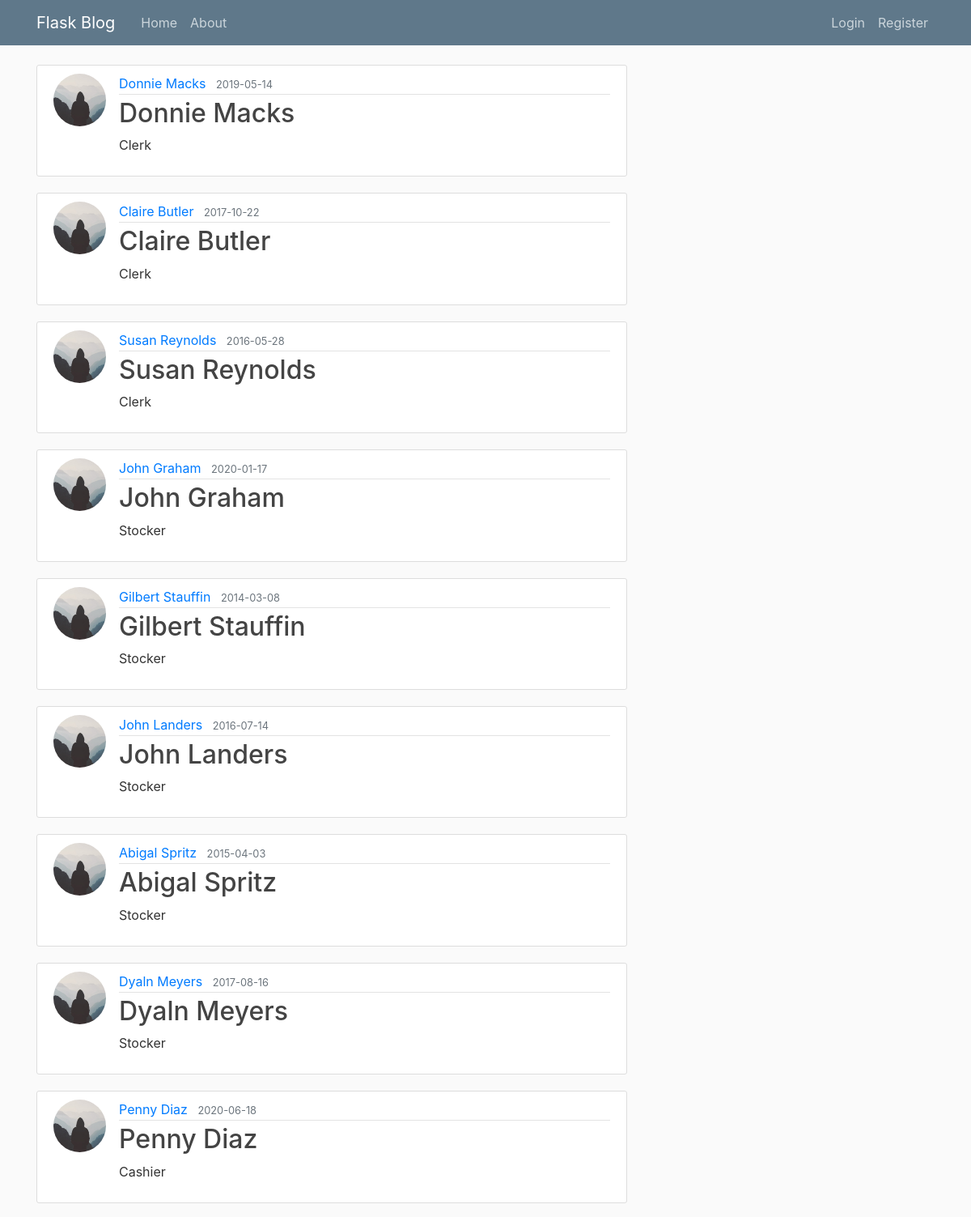
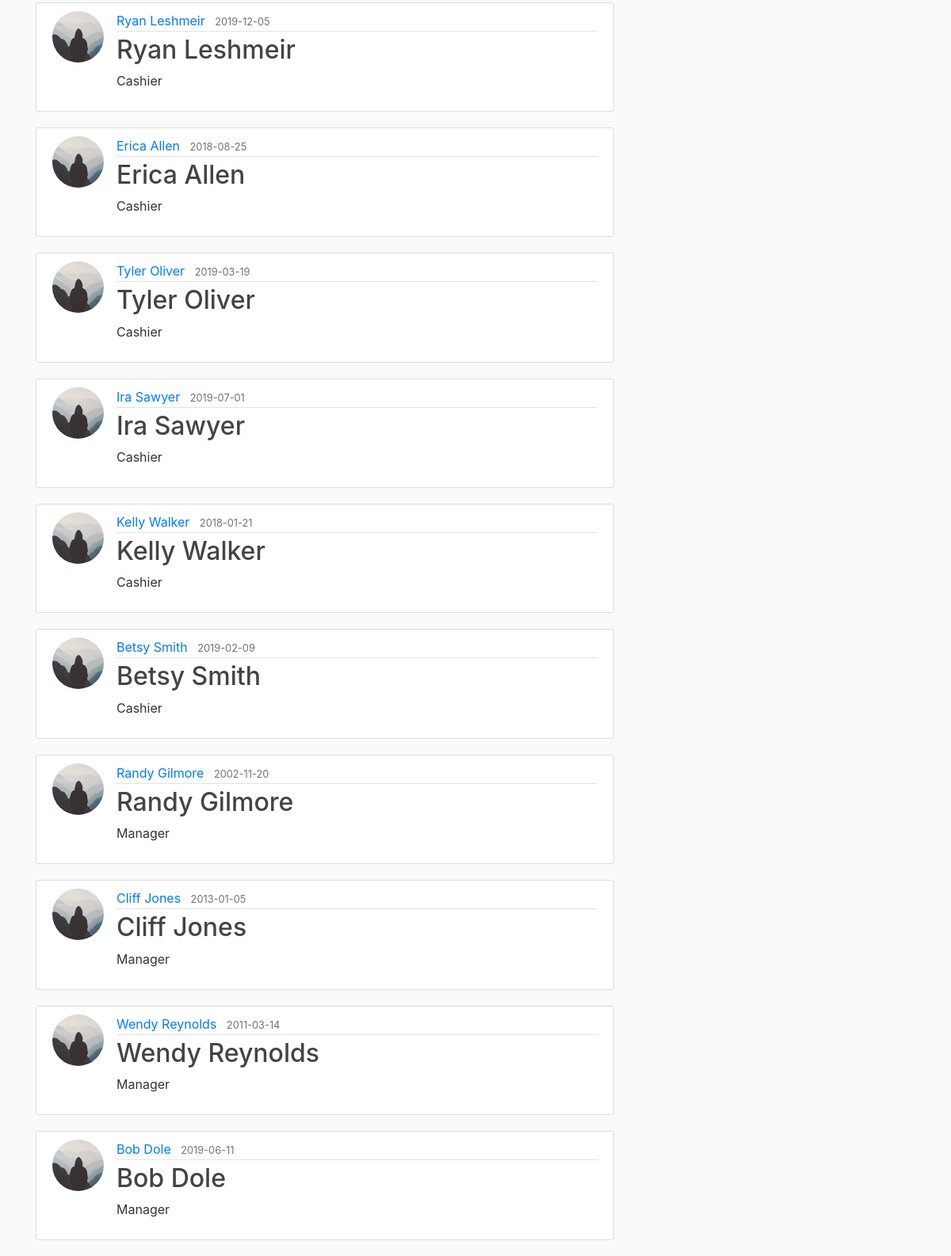
The page /home on the database its author committed (2 pictures, top to bottom).
### flaskblog/models.py (models this page shows, shortened)
class Employees(db.Model):
    Employee_ID = db.Column(db.Integer, primary_key=True)  # db.ForeignKey('works_at_relationship.Employee_ID')
    name = db.Column(db.String(25), nullable=False)
    title = db.Column(db.String(25), nullable=False)
    salary = db.Column(db.Integer, nullable=False)
    join_date = db.Column(db.String(25), nullable=False)

### flaskblog/routes.py (the view)
@app.route("/")
@app.route("/home")
def home():
    test = Employees.query.all()
    print(len(test))
    if len(test) < 1:
        print('inside genData loop')
        genData()
    if Product.query.first() == None:
        instantiateItem()
    if Product_Information.query.first() == None:
        print('inside productinformation test loop')
        instantiateProductInfo()
    if Part_Of_Relationship.query.first() == None:
        instantiateRelationship()
    posts = Employees.query.all()
    return render_template(('home.html'), posts=posts)

### flaskblog/templates/home.html
{% extends "layout.html" %}
{% block content %}
    {% for post in posts %}
        <article class="media content-section">
          <img class="rounded-circle article-img" src="{{ url_for('static', filename='profile_pics/default.jpg') }}">
          <div class="media-body">
            <div class="article-metadata">
              <a class="mr-2" href="#">{{ post.name }}</a>
              <small class="text-muted">{{ post.join_date }}</small>
            </div>
            <h2><a class="article-title" href="{{ url_for('post', post_id=post.Employee_ID) }}">{{ post.name }}</a></h2>
            <p class="article-content">{{ post.title }}</p>
          </div>
        </article>
    {% endfor %}
{% endblock content %}

### flaskblog/templates/layout.html (shortened to what this page needs)
<!DOCTYPE html>
<html>
<head>
    <link rel="stylesheet" href="https://maxcdn.bootstrapcdn.com/bootstrap/4.0.0/css/bootstrap.min.css">
    <link rel="stylesheet" type="text/css" href="{{ url_for('static', filename='main.css') }}">
</head>
<body>
    <header class="site-header">
      <nav class="navbar navbar-expand-md navbar-dark bg-steel fixed-top">
        <div class="container">
          <a class="navbar-brand mr-4" href="/">Flask Blog</a>
          <div class="collapse navbar-collapse" id="navbarToggle">
            <div class="navbar-nav mr-auto">
              <a class="nav-item nav-link" href="{{ url_for('home') }}">Home</a>
              <a class="nav-item nav-link" href="{{ url_for('about') }}">About</a>
            </div>
            <div class="navbar-nav">
              {% if current_user.is_authenticated %}
                <a class="nav-item nav-link" href="{{ url_for('new_post') }}">New Post</a>
                <a class="nav-item nav-link" href="{{ url_for('add_item') }}">New Item</a>
                <a class="nav-item nav-link" href="{{ url_for('search') }}">Search</a>
                <a class="nav-item nav-link" href="{{ url_for('account') }}">Account</a>
                <a class="nav-item nav-link" href="{{ url_for('logout') }}">Logout</a>
              {% else %}
                <a class="nav-item nav-link" href="{{ url_for('login') }}">Login</a>
                <a class="nav-item nav-link" href="{{ url_for('register') }}">Register</a>
              {% endif %}
            </div>
          </div>
        </div>
      </nav>
    </header>
    <main role="main" class="container">
      <div class="row">
        <div class="col-md-8">
          {% block content %}{% endblock %}
</body>
</html>

### flaskblog/static/main.css (style rules this page uses)
body { background: #fafafa; color: #333333; margin-top: 5rem; }
h1, h2, h3, h4, h5, h6 { color: #444444; }
.bg-steel { background-color: #5f788a; }
.site-header .navbar-nav .nav-link { color: #cbd5db; }
.content-section { background: #ffffff; padding: 10px 20px; border: 1px solid #dddddd; border-radius: 3px; margin-bottom: 20px; }
.article-title { color: #444444; }
.article-content { white-space: pre-line; }
.article-img { height: 65px; width: 65px; margin-right: 16px; }
.article-metadata { padding-bottom: 1px; margin-bottom: 4px; border-bottom: 1px solid #e3e3e3 }

### rows shown on the page
Employees: name "Donnie Macks", join_date "2019-05-14", title "Clerk"
Employees: name "Claire Butler", join_date "2017-10-22", title "Clerk"
Employees: name "Susan Reynolds", join_date "2016-05-28", title "Clerk"
Employees: name "John Graham", join_date "2020-01-17", title "Stocker"
Employees: name "Gilbert Stauffin", join_date "2014-03-08", title "Stocker"
Employees: name "John Landers", join_date "2016-07-14", title "Stocker"
Employees: name "Abigal Spritz", join_date "2015-04-03", title "Stocker"
Employees: name "Dyaln Meyers", join_date "2017-08-16", title "Stocker"
Employees: name "Penny Diaz", join_date "2020-06-18", title "Cashier"
Employees: name "Ryan Leshmeir", join_date "2019-12-05", title "Cashier"
Employees: name "Erica Allen", join_date "2018-08-25", title "Cashier"
Employees: name "Tyler Oliver", join_date "2019-03-19", title "Cashier"
Employees: name "Ira Sawyer", join_date "2019-07-01", title "Cashier"
Employees: name "Kelly Walker", join_date "2018-01-21", title "Cashier"
Employees: name "Betsy Smith", join_date "2019-02-09", title "Cashier"
Employees: name "Randy Gilmore", join_date "2002-11-20", title "Manager"
Employees: name "Cliff Jones", join_date "2013-01-05", title "Manager"
Employees: name "Wendy Reynolds", join_date "2011-03-14", title "Manager"
Employees: name "Bob Dole", join_date "2019-06-11", title "Manager"
